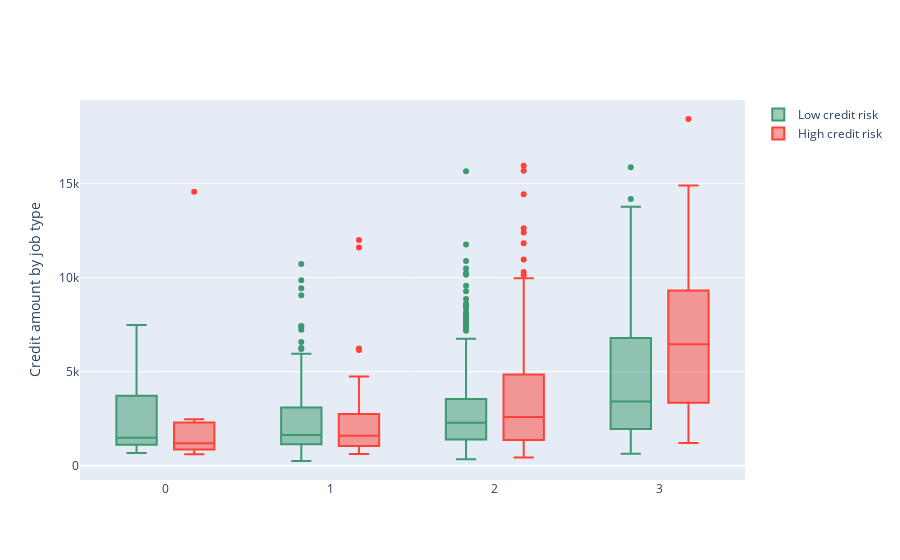

Notebook code for this chart:
### Code cell
# Grouped boxplots
trace0 = go.Box(
    x=df_good["Job"],
    y=df_good["Credit amount"],
    name='Low credit risk',
    marker=dict(color='#3D9970')
)

trace1 = go.Box(
    x=df_bad['Job'],
    y=df_bad['Credit amount'],
    name='High credit risk',
    marker=dict(color='#FF4136')
)
    
data = [trace0, trace1]

layout = go.Layout(
    yaxis=dict(
        title='Credit amount by job type'
    ),
    boxmode='group'
)
fig = go.Figure(data=data, layout=layout)

py.iplot(fig, filename='box-age-cat')

### Figure 1 — Plotly figure (JSON) as saved in the notebook; plotly's stock layout.template omitted (floating-point values rounded to 4 significant figures; data arrays with more than 128 entries replaced by an {"elided": "..."} marker saying what was removed)
{"data": [{"marker": {"color": "#3D9970"}, "name": "Low credit risk", "type": "box", "x": {"elided": "700 int values"}, "y": {"elided": "700 int values"}}, {"marker": {"color": "#FF4136"}, "name": "High credit risk", "type": "box", "x": {"elided": "300 int values"}, "y": {"elided": "300 int values"}}], "layout": {"boxmode": "group", "yaxis": {"title": {"text": "Credit amount by job type"}}}}
